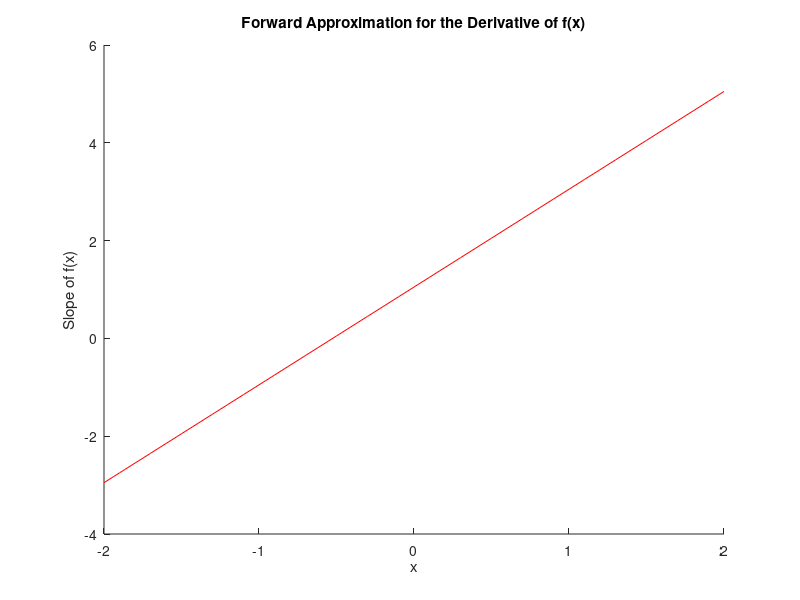
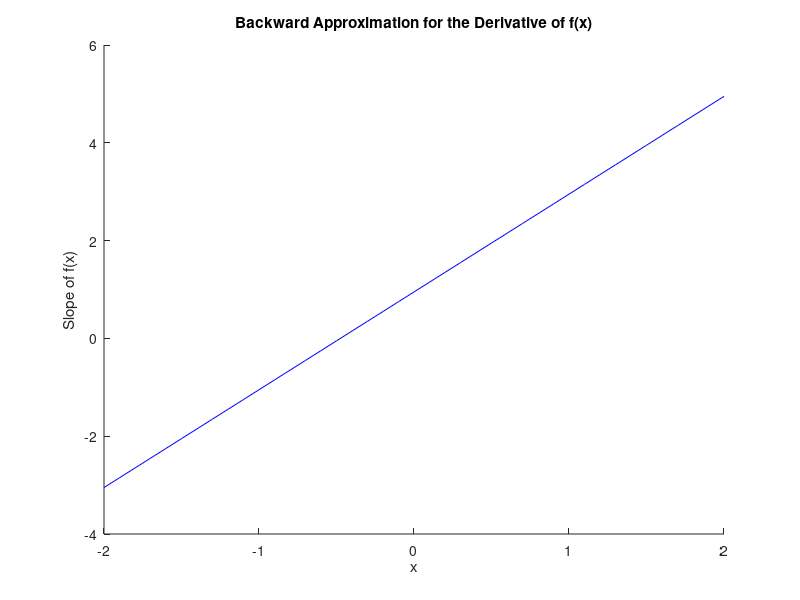
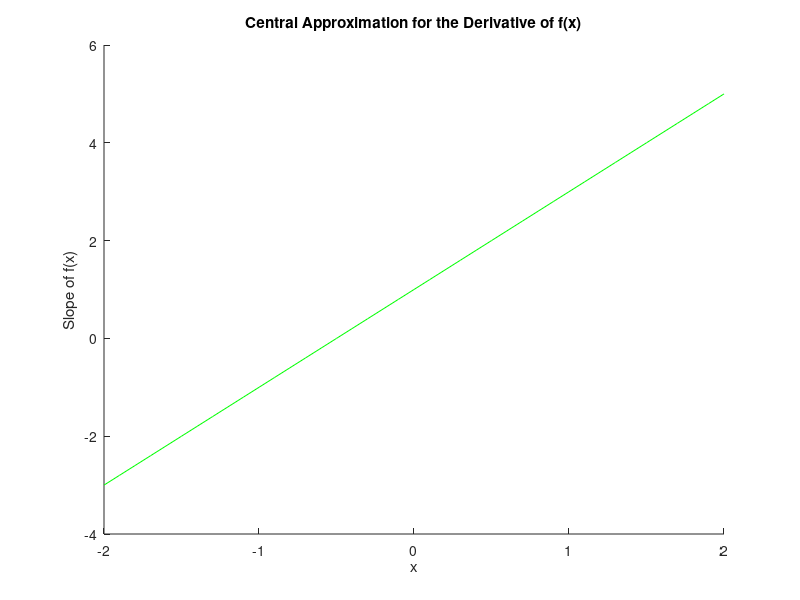
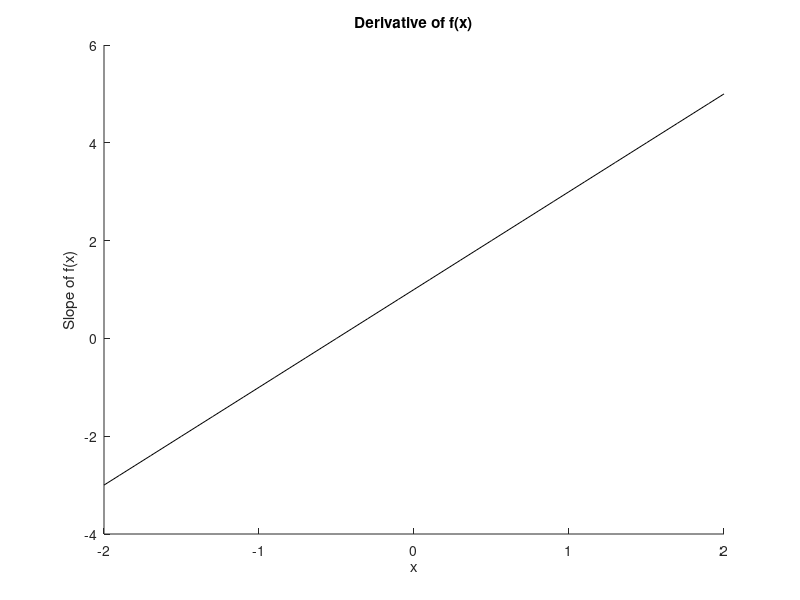

These charts were generated, in order, by the following MATLAB code:
%Definition of x as a vector and h as a constant
x= -2:0.1:2;
h=0.05;

%Defining approximation equations (forward, backward, central, and actual
%derivative)
forwardapprox=(((x+h).^2+(x+h)-10)-(x.^2+x-10))/h;
backwardapprox=(((x.^2)+x-10)-((x-h).^2+(x-h)-10))/h;
centralapprox=(((x+h).^2+(x+h)-10)-((x-h).^2+(x-h)-10))/(2*h);
derivative=2*x+1;

%Forward Approximation Figure (Figure 1)
figure;
hold on;
plot(x,forwardapprox,'r')
xlabel("x")
ylabel("Slope of f(x)")
title("Forward Approximation for the Derivative of f(x)")

%Backward Approximation Figure (FIgure 2)
figure;
hold on;
plot(x,backwardapprox,'b')
xlabel("x")
ylabel("Slope of f(x)")
title("Backward Approximation for the Derivative of f(x)")

%Central Approximation Figure (Figure 3)
figure;
hold on;
plot(x,centralapprox,'g')
xlabel("x")
ylabel("Slope of f(x)")
title("Central Approximation for the Derivative of f(x)")

%Plotting the Derivative (Figure 4)
figure;
hold on;
plot(x,derivative,'k')
xlabel("x")
ylabel("Slope of f(x)")
title("Derivative of f(x)")

%Approximation Comparison Plot (Figure 5)
figure;
hold on;
plot(x,derivative,'k')
plot(x,forwardapprox,'r')
plot(x,backwardapprox,'b')
plot(x,centralapprox,'g')
legend("Derivative","Forward Approximation", "Backward Approximation", "Central Approximation",'Location','southeast')
xlabel("x")
ylabel("Slope of f(x)")
title("Comparing Approximation Methods for Derivatives")

errorForward=(abs(forwardapprox-derivative)./abs(derivative))
errorBackward=(abs(backwardapprox-derivative)./abs(derivative))
errorCentral=(abs(centralapprox-derivative)./abs(derivative))